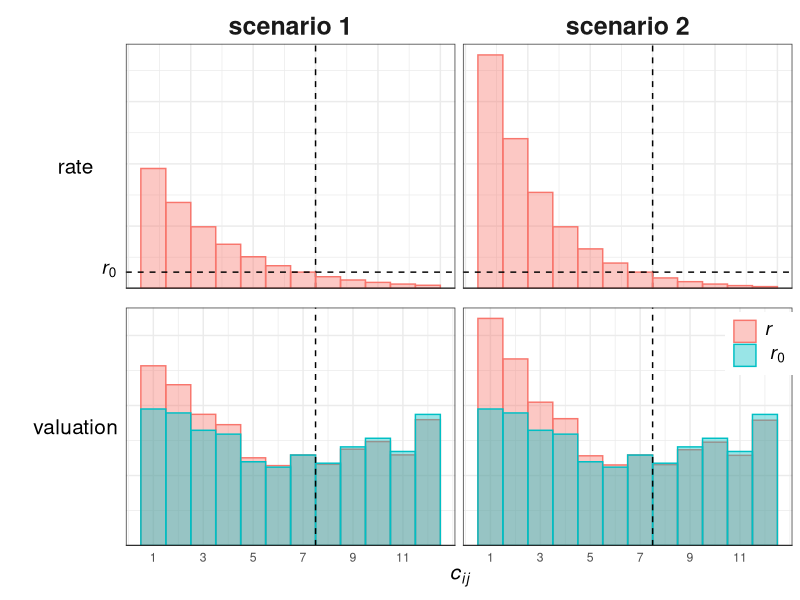
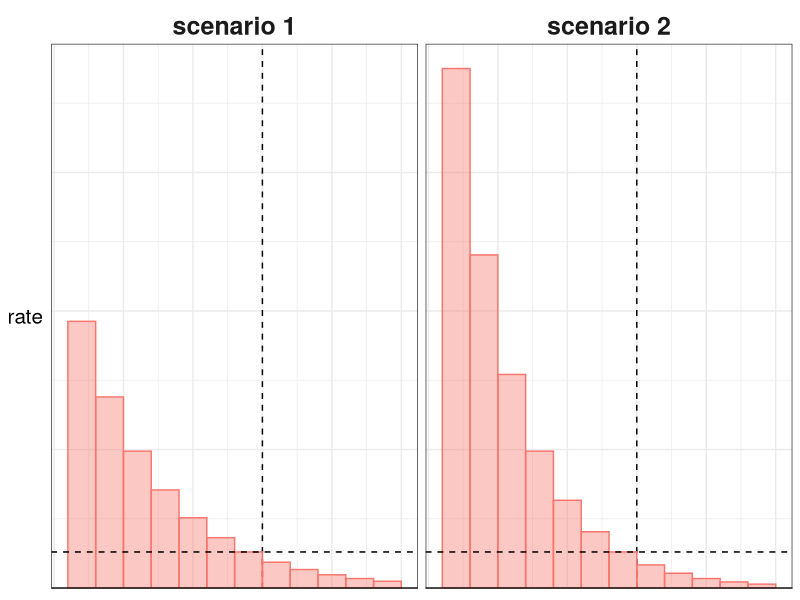
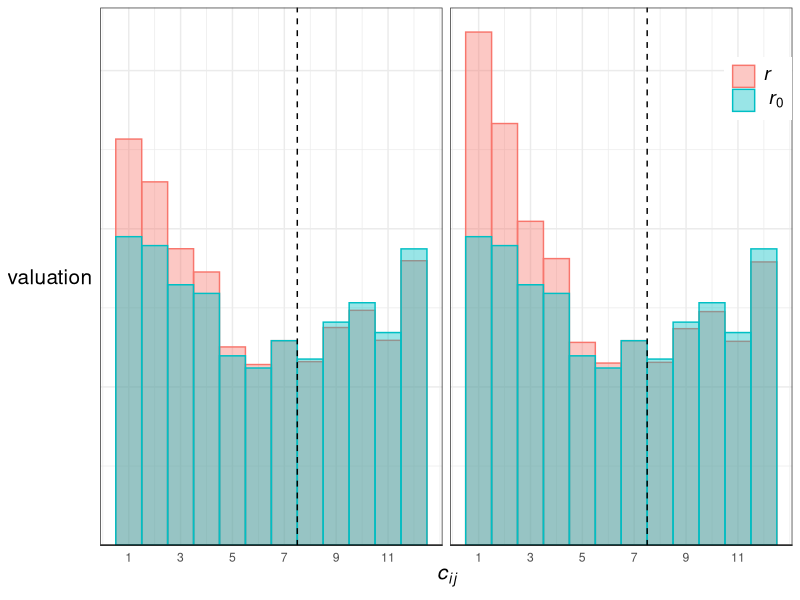
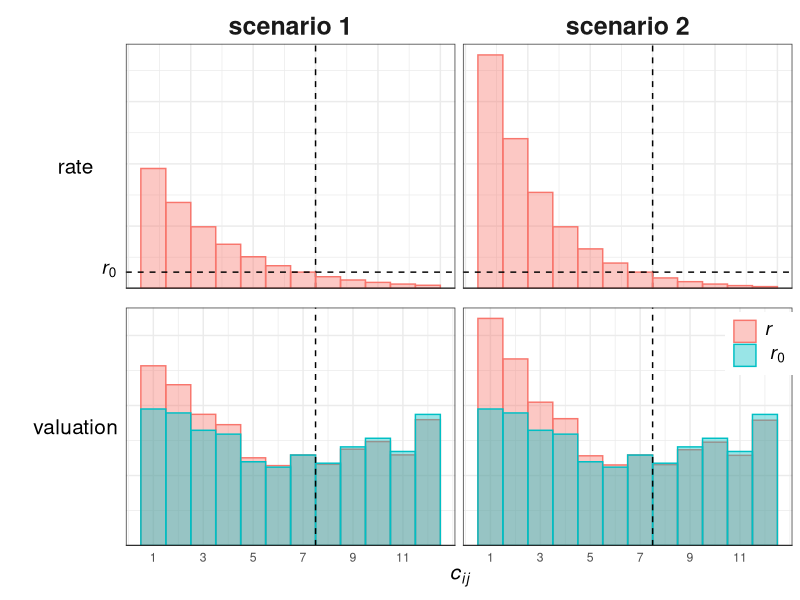

Source code (R) for these figures, in order:

library(tidyverse)
library(grid)
library(gridExtra)
library(svglite)

lot_cn = 12
lot_var_0 = 3
lot_var_1 = 2.25

r0 = .75*exp((7-7)/lot_var_1)/exp(6/lot_var_1)

rent_full_df <- data.frame(x = rep(1:lot_cn, 1)) %>%
  mutate(r_0 = r0, 
         r_1 = .75*exp((7-x)/lot_var_0)/exp(6/lot_var_1), 
         r_2 = .75*exp((7-x)/lot_var_1)/exp(6/lot_var_1),
         `cap inv` = runif(x-x+1)*1+1, 
         v_0 = `cap inv`*(1+r_0),
         v_1 = `cap inv`*(1+r_1), 
         v_2 = `cap inv`*(1+r_2)) 

rates_df <- select(rent_full_df, -c(`cap inv`, r_0, starts_with('v_'))) %>%
  gather(key = scenario, value = values, -x) %>% 
  mutate(scenario = gsub('r_', '', scenario), 
         base = 'r', 
         series = 'rates') %>% 
  select(x, scenario, values, base, series)

value_df <- select(rent_full_df, -c(`cap inv`, v_0, starts_with('r_'))) %>% 
  gather(key = scenario, value = values, -x) %>% 
  mutate(scenario = gsub('v_', '', scenario), 
         base = 'r') %>% 
  rbind(
    mutate(select(rent_full_df, c(x, v_0)), scenario = '1') %>% 
      rbind(mutate(select(rent_full_df, c(x, v_0)), scenario = '2')) %>% 
      select(x, scenario, v_0) %>% 
      rename(values = v_0) %>% 
      mutate(base = 'r0')) %>% 
  mutate(series = 'values')


rates.pl <- rates_df %>% 
  mutate(scenario = paste('scenario', scenario)) %>%
  ggplot() +
  geom_vline(xintercept = 7.5, linetype = 'dashed') +
  
  geom_bar(aes(x = x, y = values, fill = base, color = base), 
           stat = 'identity', position ="identity",
           width = 1, alpha = 0.4) + 
  geom_hline(data = data.frame(yint = r0, series = "rates"),
             aes(yintercept=yint), linetype = "dashed") +
  coord_cartesian(ylim = c(0.035, max(rates_df$values))) +
  geom_hline(yintercept = 0) +
  facet_grid(~scenario, scales = 'free_y') + 
  labs(y = 'rate') +
  theme_bw() + 
  theme(axis.title.y = element_text(angle = 0, vjust = 0.5, size = 15),
        axis.title.x = element_blank(), 
        axis.text.x = element_blank(),
        axis.ticks.x = element_blank(),
        axis.text.y = element_blank(),
        axis.ticks.y = element_blank(), 
        legend.position = 'none', 
        strip.background = element_blank(), 
        strip.text.x = element_text(size = 18, face = 'bold'))
  
values.pl <- value_df %>% 
  mutate(rate = factor(base, levels = c("r", "r0")), 
         scenario = paste('scenario', scenario)) %>%
  arrange(scenario, series, base, x) %>% 
  ggplot() +
  geom_bar(aes(x = x, y = values, fill = rate, color = rate, alpha = rate), 
           stat = 'identity', position ="identity",
           width = 1) + 
  geom_vline(xintercept = 7.5, linetype = 'dashed') +
  coord_cartesian(ylim = c(0.15, max(value_df$values))) +
  geom_hline(yintercept = 0) +
  facet_grid(~scenario) + 
  ylab(NULL) +
  scale_fill_manual(labels = c(expression(italic(r[])), expression(italic(~r[0]))), 
                    values = c('#F8766D', '#00BFC4')) +
  scale_alpha_manual(labels = c(expression(italic(r[])), expression(italic(~r[0]))), 
                     values = c(.4, .4)) +
  scale_colour_manual(labels = c(expression(italic(r[])), expression(italic(~r[0]))), 
                      values = c('#F8766D', '#00BFC4')) +
  scale_x_continuous(breaks=seq(1,12,2), labels=seq(1,12,2)) + 

  labs(x = expression(italic(c[i][j]))) + 
  labs(y = 'valuation') +
  theme_bw() + 
  theme(axis.title.y = element_text(angle = 0, vjust = 0.5, size = 15),
        axis.title.x = element_text(size = 15),
        # axis.text.x=element_blank(),
        axis.ticks.x=element_blank(),
        axis.text.y=element_blank(),
        axis.ticks.y=element_blank(), 
        legend.position = c(0.95, 0.85),
        legend.title = element_blank(),
        legend.text = element_text(size = 14),
        strip.text.x = element_blank(), 
        strip.background = element_blank())

# grid.arrange(rates.pl, values.pl, ncol = 1)
# grid.text(expression(italic(r[0])), x = unit(0.045, "npc"), y = unit(0.57, "npc"),
#           gp = gpar(fontsize=14))

rates.gb <- ggplotGrob(rates.pl)
values.gb <- ggplotGrob(values.pl)

maxwidths <- grid::unit.pmax(rates.gb$widths[2:5], values.gb$widths[2:5])
rates.gb$widths[2:5] <- as.list(maxwidths)
values.gb$widths[2:5] <- as.list(maxwidths)

rent_var.gb <- arrangeGrob(rates.gb, values.gb, ncol = 1, 
                 left=textGrob(expression(italic(r[0])), 
                               x = unit(4.25, "npc"), y = unit(0.55, "npc"),
                               gp = gpar(fontsize=14)))
grid.draw(rent_var.gb) # interactive device

file1_nm <- 'rent_var.svg'
file_path <- paste("C:/Users/Carlos/Dropbox/Documents/Documents/Projects/Cognition Switch/cognitionswitch.github.io/images/ricardian_models_rent")
# ggsave(paste(file_path, file1_nm, sep="/"),
#        grid.draw(rent_var))
ggsave(file=paste(file_path, file1_nm, sep="/"), 
       plot=grid.draw(rent_var.gb), 
       width=14, height=8)
